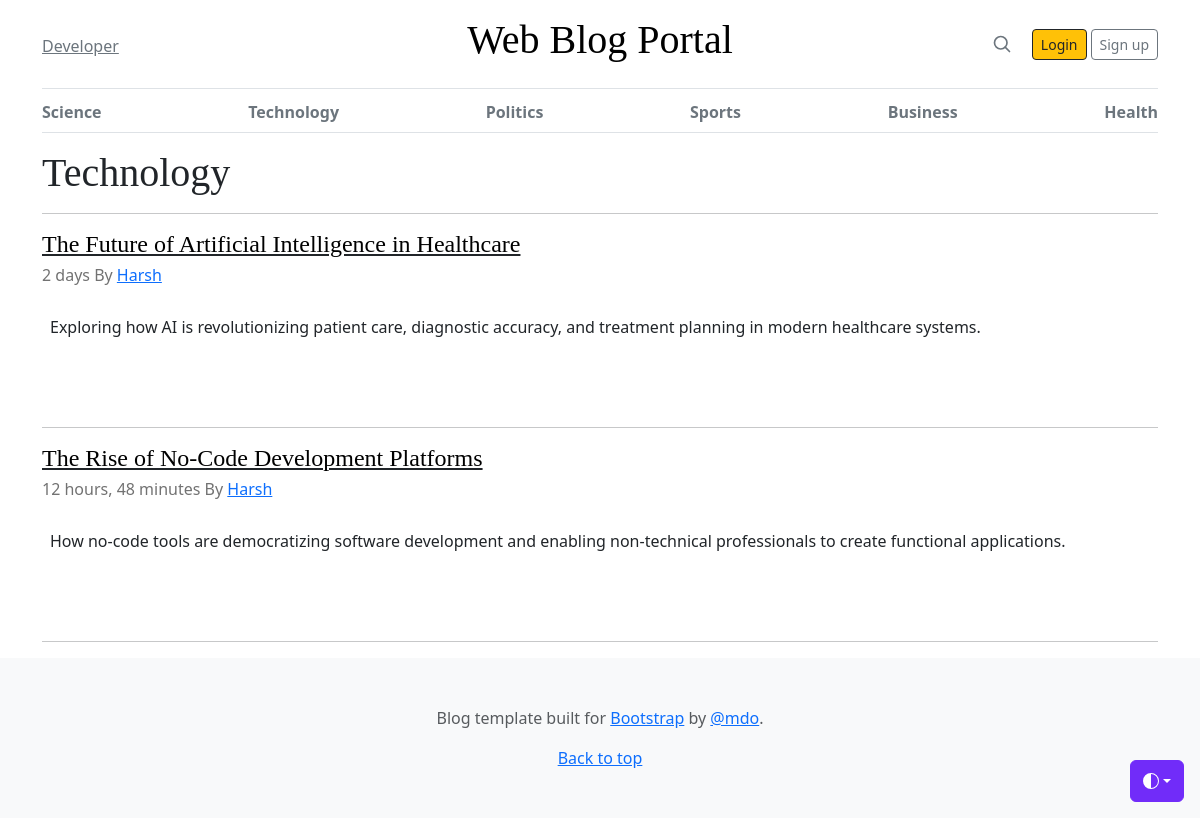
The app's page /category/2/ with its own data.
### blogs/models.py (models this page shows, shortened)
class Category(models.Model):
    category_name = models.CharField(max_length=50, unique=True)
    created_at = models.DateTimeField(auto_now_add=True)
    updated_at = models.DateTimeField(auto_now=True)
    class Meta:
        verbose_name_plural = 'Categories'

class Blogs(models.Model):
    title = models.CharField(max_length=100,unique=True)
    slug = models.SlugField(unique=True, blank=True)
    category = models.ForeignKey(Category, on_delete=models.CASCADE)
    author = models.ForeignKey(User, on_delete=models.CASCADE)
    blog_image = models.ImageField(upload_to='uploads/%y/%m/%d')
    short_description = models.TextField(max_length=1000)
    blog_body = models.TextField(max_length=3000)
    status = models.CharField(max_length=100,choices=STATUS_CHOICE,default='Draft')
    is_featured = models.BooleanField(default=False)
    created_at = models.DateTimeField(auto_now_add=True)
    updated_at = models.DateTimeField(auto_now=True)
    class Meta:
        verbose_name_plural = 'Blogs'

### blogs/views.py (the view)
# urls.py: path('<int:id>/', views.posts_by_category , name = 'posts_by_category'),
def posts_by_category(requests,id):
    posts = Blogs.objects.filter(category=id,status="Published")
    try:
        category = Category.objects.get(pk=id)
    except:
        messages.error(requests," The Category was not found.")
        return redirect('home')
    context = {
        'posts':posts,
        'category':category,
    }
    return render(requests,'blogs/posts.html',context)

### blogs/context_processors.py (called while the page is built)
def get_category(request):
    categories = Category.objects.all()
    return dict(categories=categories)

### templates/blogs/posts.html (shortened to what this page needs)
{% extends 'base/base.html'%}
{%block 'content'%}
    <main class="container">
        <h1 class="display-6">{{category.category_name}}</h1><hr>
        {% for post in posts%}
            <article class="blog-post">
                <a href="{% url 'blog' post.slug%}" class="link-dark"><h4 class="display-7 link-body-emphasis mb-1">{{post.title}}</h4></a>
                <p class="blog-post-meta">{{post.created_at|timesince}} By <a href="#">{{post.author|capfirst}}</a></p>
                <div class= "text-left py-2 px-2">
                    <p>{{post.short_description}}</p>
                </div>
            </article>
            <hr>
        {% endfor %}
    </main>
{%endblock 'content'%}

### templates/base/header.html (shortened to what this page needs)
{% load static %}
<!DOCTYPE html>
<html lang="en" data-bs-theme="auto">
<head>
    <link href="https://cdn.jsdelivr.net/npm/bootstrap@5.3.3/dist/css/bootstrap.min.css" rel="stylesheet">
    <link href="{% static 'css/blog.css' %}" rel="stylesheet">
    <link href="{% static 'css/blog.rtl.css' %}" rel="stylesheet">
</head>
<body>
    <div class="dropdown position-fixed bottom-0 end-0 mb-3 me-3 bd-mode-toggle">
        <button class="btn btn-bd-primary py-2 dropdown-toggle d-flex align-items-center" id="bd-theme" type="button"
            aria-expanded="false" data-bs-toggle="dropdown" aria-label="Toggle theme (auto)">
            <svg class="bi my-1 theme-icon-active" aria-hidden="true">
                <use href="#circle-half"></use>
            </svg>
        </button>
    </div>
    <div class="container">
        <header class="border-bottom lh-1 py-3">
            <div class="row flex-nowrap justify-content-between align-items-center">
                <div class="col-4 pt-1">
                    <a class="link-secondary" href="#">Developer</a>
                </div>
                <div class="col-4 text-center">
                    <a class="blog-header-logo text-body-emphasis text-decoration-none" href="/"><h1>Web Blog Portal</h1></a>
                </div>
                <div class="col-4 d-flex justify-content-end align-items-center">
                    <a class="link-secondary" href="#" aria-label="Search">
                        <svg xmlns="http://www.w3.org/2000/svg" width="20" height="20" fill="none" stroke="currentColor"
                            stroke-linecap="round" stroke-linejoin="round" stroke-width="2" class="mx-3" role="img"
                            viewBox="0 0 24 24">
                            <title>Search</title>
                            <circle cx="10.5" cy="10.5" r="7.5"></circle>
                            <path d="M21 21l-5.2-5.2"></path>
                        </svg>
                    </a>
                    <a class="btn btn-sm btn-warning btn-outline-dark  mx-1" href="#">Login</a>
                    <a class="btn btn-sm btn-outline-secondary" href="#">Sign up</a>
                </div>
            </div>
        </header>
        <div class="nav-scroller py-1 mb-3 border-bottom">
            <nav class="nav nav-underline justify-content-between">
                {% for category in categories%}
                <a class="nav-item nav-link active link-secondary font-weight-normal" href="{% url 'posts_by_category' category.id %}">{{category.category_name}}</a>
                {% endfor %}
            </nav>
        </div>
    </div>

### static/css/blog.css (style rules this page uses)
.blog-header-logo { font-family: "Playfair Display", Georgia, "Times New Roman", serif; font-size: 2.25rem; }
h1, h2, h3, h4, h5, h6 { font-family: "Playfair Display", Georgia, "Times New Roman", serif; }
.blog-post { margin-bottom: 4rem; }
.blog-post-meta { margin-bottom: 1.25rem; color: #727272; }

### static/css/blog.rtl.css (style rules this page uses)
.blog-header-logo { font-family: Amiri, Georgia, "Times New Roman", serif; font-size: 2.25rem; }
h1, h2, h3, h4, h5, h6 { font-family: Amiri, Georgia, "Times New Roman", serif; }
.blog-post { margin-bottom: 4rem; }
.blog-post-meta { margin-bottom: 1.25rem; color: #727272; }

### templates/base/header.html (style rules this page uses)
.bi { vertical-align: -.125em; fill: currentColor }
.nav-scroller { position: relative; z-index: 2; height: 2.75rem; overflow-y: hidden }
.nav-scroller .nav { display: flex; flex-wrap: nowrap; padding-bottom: 1rem; margin-top: -1px; overflow-x: auto; text-align: center; white-space: nowrap; -webkit-overflow-scrolling: touch }
.btn-bd-primary { --bd-violet-bg: #712cf9; --bd-violet-rgb: 112.520718, 44.062154, 249.437846; --bs-btn-font-weight: 600; --bs-btn-color: var(--bs-white); --bs-btn-bg: var(--bd-violet-bg); --bs-btn-border-color: var(--bd-violet-bg); --bs-btn-hover-color: var(--bs-white); --bs-btn-hover-bg: #6528e0; --bs-btn-hover-border-color: #6528e0; --bs-btn-focus-shadow-rgb: var(--bd-violet-rgb); --bs-btn-active-color: var(--bs-btn-hover-color); --bs-btn-active-bg: #5a23c8; --bs-btn-active-border-color: #5a23c8 }
.bd-mode-toggle { z-index: 1500 }
.bd-mode-toggle .bi { width: 1em; height: 1em }

### records on screen
Category: category_name "Science"
Category: category_name "Technology"
Category: category_name "Politics"
Category: category_name "Sports"
Category: category_name "Business"
Category: category_name "Health"
Blogs: title "The Future of Artificial Intelligence in Healthcare", created_at "2 days", author "Harsh", short_description "Exploring how AI is revolutionizing patient care, diagnostic accuracy, and treatment planning in modern healthcare systems."
Blogs: title "The Rise of No-Code Development Platforms", created_at "12 hours, 48 minutes", author "Harsh", short_description "How no-code tools are democratizing software development and enabling non-technical professionals to create functional applications."
